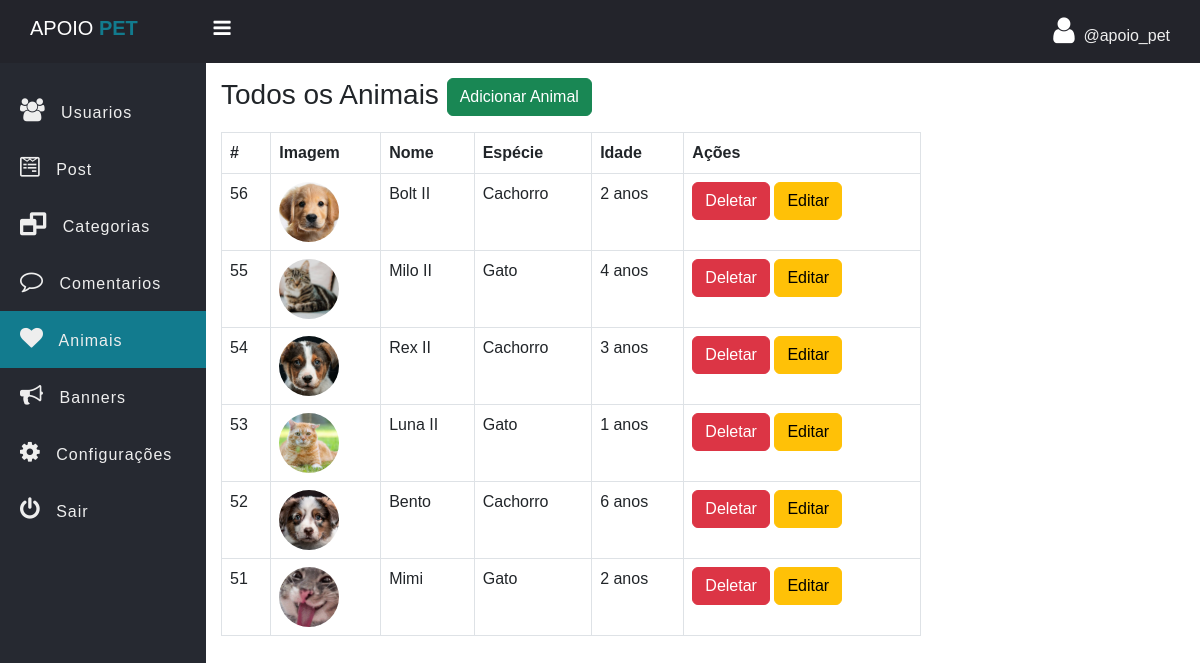
The app's page /admin/animals.php (signed in) with its own data.
### tables this page shows
CREATE TABLE `animals` (
  `id` int(11) NOT NULL,
  `name` varchar(100) DEFAULT NULL,
  `species` varchar(100) DEFAULT NULL,
  `age` int(11) DEFAULT NULL,
  `description` text DEFAULT NULL,
  `created_at` timestamp NOT NULL DEFAULT current_timestamp(),
  `image` varchar(255) DEFAULT NULL
);

### admin/data/Animal.php (called while the page is built, shortened)
<?php
function getAllAnimals($conn){
   $sql = "SELECT * FROM animals ORDER BY id DESC";
   $stmt = $conn->prepare($sql);
   $stmt->execute();
   return $stmt->fetchAll(PDO::FETCH_ASSOC);
}

### admin/animals.php (the view, shortened to what this page needs)
<?php
if (isset($_SESSION['admin_id']) && isset($_SESSION['username'])) {
?>
	<!DOCTYPE html>
	<html>
	<head>
		<link rel="stylesheet" href="https://stackpath.bootstrapcdn.com/font-awesome/4.7.0/css/font-awesome.min.css">
		<link href="https://cdn.jsdelivr.net/npm/bootstrap@5.3.0/dist/css/bootstrap.min.css" rel="stylesheet">
		<link rel="stylesheet" href="https://cdn.jsdelivr.net/npm/bootstrap-icons@1.13.1/font/bootstrap-icons.min.css">
		<link rel="stylesheet" href="../assets/CSS/side-bar.css">
		<link rel="stylesheet" href="../assets/CSS/style.css">
	</head>
	<body>
		<?php
		include "inc/side-nav.php";
		include_once("../db_conn.php");
		include_once("data/Animal.php");
		$animals = getAllAnimals($conn);
		?>
		<div class="main-table">
			<h3 class="mb-3">
				Todos os Animais
				<a href="animal-add.php" class="btn btn-success">Adicionar Animal</a>
			</h3>
			<?php if ($animals != 0) { ?>
				<table class="table t1 table-bordered">
					<thead>
						<tr>
							<th>#</th>
							<th>Imagem</th>
							<th>Nome</th>
							<th>Espécie</th>
							<th>Idade</th>
							<th>Ações</th>
						</tr>
					</thead>
					<tbody>
						<?php foreach ($animals as $animal) { ?>
							<tr>
								<td><?= $animal['id'] ?></td>
								<td>
									<?php
									$img = !empty($animal['image']) ? $animal['image'] : 'default.jpg';
									?>
									<img src="../upload/animals/<?= $img ?>" style="width:60px; height:60px; object-fit:cover; border-radius:50%;">
								</td>
								<td><?= $animal['name'] ?></td>
								<td><?= $animal['species'] ?></td>
								<td><?= $animal['age'] ?> anos</td>
								<td>
									<a href="animal-delete.php?id=<?= intval($animal['id']) ?>" class="btn btn-danger">
										Deletar
									</a>
									<a href="animal-edit.php?id=<?= intval($animal['id']) ?>" class="btn btn-warning">
										Editar
									</a>
								</td>
							</tr>
						<?php } ?>
					</tbody>
				</table>
			<?php } else { ?>
				<div class="alert alert-warning">
					Nenhum animal cadastrado
				</div>
			<?php } ?>
		</div>
	</body>
	</html>
<?php } else {
	header("Location: ../admin-login.php");
	exit;
} ?>

### assets/CSS/side-bar.css (style rules this page uses)
* { padding: 0; margin: 0; box-sizing: border-box; font-family: arial, sans-serif; }

### assets/CSS/style.css (style rules this page uses)
img { max-width: 100%; }
.main-table { width: 90%; max-width: 700px; }

### records on screen
animals: id "56", image (picture), name "Bolt II", species "Cachorro", age "2"
animals: id "55", image (picture), name "Milo II", species "Gato", age "4"
animals: id "54", image (picture), name "Rex II", species "Cachorro", age "3"
animals: id "53", image (picture), name "Luna II", species "Gato", age "1"
animals: id "52", image (picture), name "Bento", species "Cachorro", age "6"
animals: id "51", image (picture), name "Mimi", species "Gato", age "2"

### other values on screen
$_SESSION['username'] "apoio_pet"
